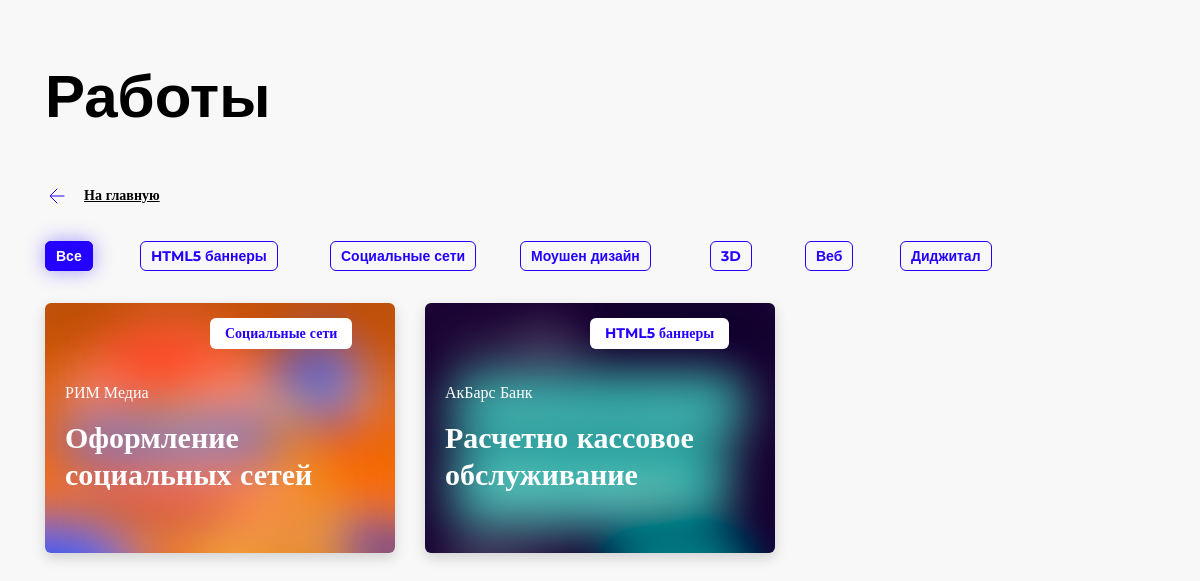
The app's page /projects/all/, older data.
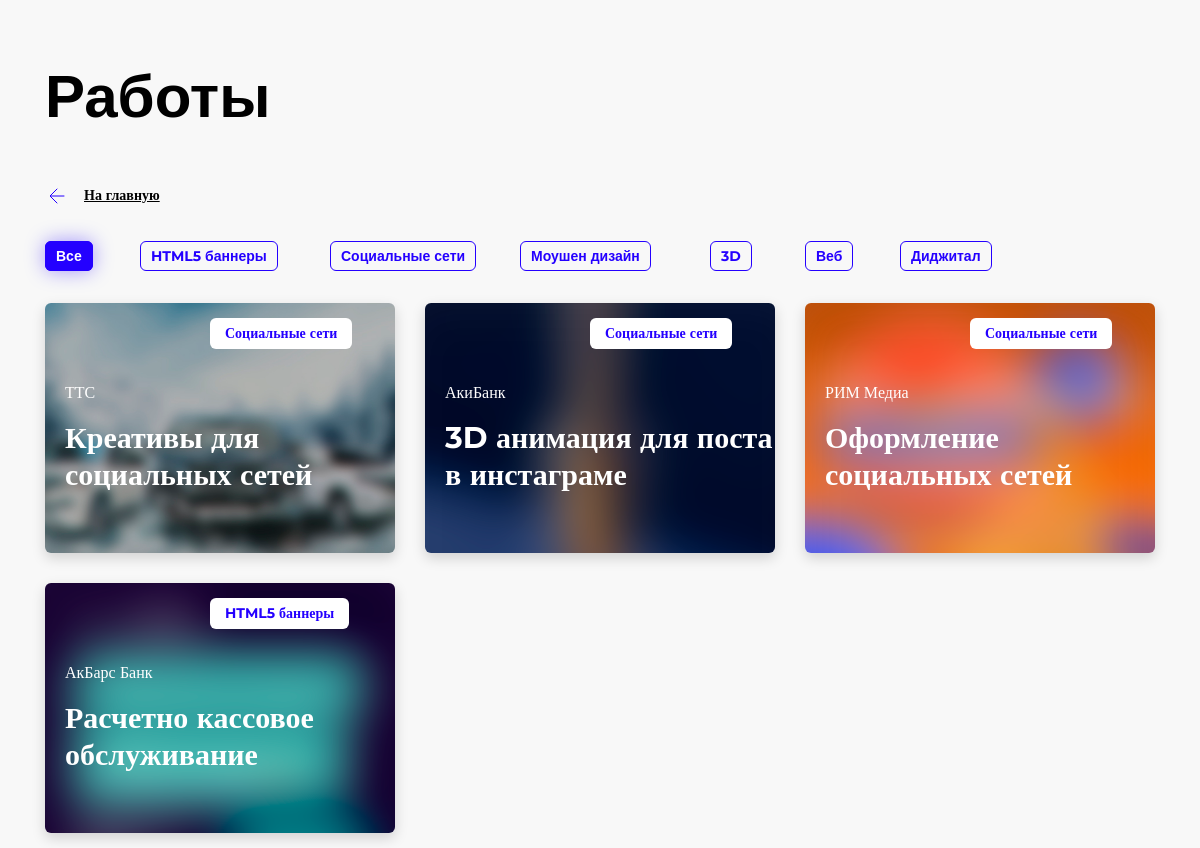
The same page, newer data.
### timurmakarov/apps/projects/models.py (models this page shows, shortened)
class Project(models.Model):
	project_client = models.CharField('Название компании', max_length = 48)
	project_title = models.CharField('Название проекта', max_length = 36)
	project_type = models.CharField('Тип проекта', max_length = 36)
	project_description = models.TextField('Описание проекта')
	project_body = models.TextField('Тело проекта')
	project_cover = models.ImageField('Обложка проекта', upload_to='upload')
	pub_date = models.DateTimeField('Дата публикации')
	content = MDTextField()
	class Meta:
		verbose_name = 'Проект'
		verbose_name_plural = 'Проекты'

### timurmakarov/apps/projects/views.py (the view)
# urls.py: path('all/', views.all, name = 'all'),
def all(request):
	all_projects_list = Project.objects.order_by('-pub_date')[:15]
	return render(request, 'projects/all.html', {'all_projects_list': all_projects_list })

### timurmakarov/apps/projects/templates/projects/all.html (shortened to what this page needs)
<!DOCTYPE html>
<html lang="ru">
<head>
	<link rel="stylesheet" href="https://stackpath.bootstrapcdn.com/bootstrap/4.3.1/css/bootstrap.min.css">
</head>
<body>
	<div class="container">
		<div class="row">
			<div class="col-md-12">
				<h1>Работы</h1>
			</div>
		</div>
	</div>
	{% extends 'nav.html' %}
	{% block content %}
	<div class="container project">
		<div class="row project-item">
			{% if all_projects_list %}
			{% for a in all_projects_list %}
			<div class="col-md-4 solo-item__block" style="padding: 15px;">
				<div class="solo-item" style="background-image: url({{ a.project_cover.url }}); background-size: cover;">
					<div class="solo-item__badge">
						<p>{{ a.project_type }}</p>
					</div>
					<p class="project-card__name">{{ a.project_client }}</p>
					<p>{{ a.project_title }}</p>
					<a class="watch-solo-project__btn" href="{% url 'projects:about' a.id %}"
					style="color: white; display: block; height: 90%; width: 100%"></a>
				</div>
			</div>
			{% endfor %}
		</div>
	</div>
	{% else %}
	Проекты не найдены!
	{% endif %}
	{% endblock %}

### timurmakarov/apps/projects/templates/nav.html (shortened to what this page needs)
	<!DOCTYPE html>
	<html lang="en">
	<head>
		<link rel="stylesheet" href="https://stackpath.bootstrapcdn.com/bootstrap/4.3.1/css/bootstrap.min.css"
>
		{% load static %}
		<link rel="stylesheet" href="{% static 'css/style.css' %}">
	</head>
	<body>
		<br>
		<div class="container">
			<div class="row">
				<div class="col-md-12"><a class="back-btn" href="http://127.0.0.1:8000/projects/">
					<span style="margin-right: 15px">
						<svg width="24" height="24" viewBox="0 0 24 24" fill="none" xmlns="http://www.w3.org/2000/svg">
							<path d="M19 12H6M12 5l-7 7 7 7" stroke="#2400FF" stroke-linecap="round"
							stroke-linejoin="round"/>
						</svg></span>На главную</a></div>
						<div class="col-md-1 solo-item__menu"><a href="{% url 'projects:all' %}">Все</a></div>
						<div class="col-md-2 solo-item__menu"><a href="{% url 'projects:viewhtml5projects' %}">HTML5 баннеры</a></div>
						<div class="col-md-2 solo-item__menu"><a href="{% url 'projects:viewsnprojects' %}">Социальные сети</a></div>
						<div class="col-md-2 solo-item__menu"><a href="#">Моушен дизайн</a></div>
						<div class="col-md-1 solo-item__menu"><a href="#">3D</a></div>
						<div class="col-md-1 solo-item__menu"><a href="#">Веб</a></div>
						<div class="col-md-2 solo-item__menu"><a href="#">Диджитал</a></div>
					</div>
				</div>
				{% block content %}
				{% endblock %}
			</body>
			</html>

### timurmakarov/apps/projects/static/css/style.css (style rules this page uses)
body { animation: fadein 1s; margin-top: 60px; background-color: #F8F8F8 !important; font-family: 'Montserrat', sans-serif; }
h1 { font-size: 60px; font-weight: bold; color: black; }
.container, .project { margin-top: 20px; }
.solo-item { padding-top: 80px; box-shadow: 0px 5px 12.5px 0.5px rgba(0, 1, 5, 0.15); padding-left: 20px; border-radius: 6px; height: 250px; transition-duration: .3s; transition-timing-function: ease-out; }
.solo-item, p { font-family: Montserrat; font-style: normal; font-weight: bold; font-size: 30px; line-height: 37px; color: #FFFFFF; }
.solo-item__block { transition-timing-function: ease-out; transition-duration: .5s; }
.watch-solo-project__btn { position: absolute; bottom: 25px; font-weight: 400 !important; }
.solo-item__badge p { position: absolute; top: 30px; left: 180px; padding: 7px 15px 7px 15px; border-radius: 6px; background-color: white; font-family: Montserrat; font-style: normal; font-weight: bold; font-size: 14px; line-height: 17px; color: #2400FF; }
.project-card__name { font-family: Montserrat; font-style: normal; font-weight: normal; font-size: 16px; line-height: 20px; color: #FFFFFF; }
.project a { margin-top: 20px; font-family: Montserrat; font-style: normal; font-weight: bold; font-size: 14px; float: right; text-decoration-line: underline; color: #000000; }
.solo-item__menu A { color: #2400FF; font-weight: 700; font-size: 14px; border: 1px solid #2400FF; -webkit-border-radius: 6px; border-radius: 6px; padding: 5px 10px 5px 10px; transition-timing-function: ease-out; transition-duration: .2s; }
.back-btn { margin-bottom: 36px !important; font-family: Montserrat; font-style: normal; font-weight: bold; font-size: 14px; float: left; text-decoration-line: underline; color: #000000; }
.active { box-shadow: 0px 0px 20px rgba(36, 0, 255, 0.4); text-decoration: none; color: white !important; background-color: #2400FF; }

Row changes from the older to the newer data that the page shows:
added Project: project_cover (picture), project_type "Социальные сети", project_client "ТТС", project_title "Креативы для социальных сетей"
added Project: project_cover (picture), project_type "Социальные сети", project_client "АкиБанк", project_title "3D анимация для поста в инстаграме"
